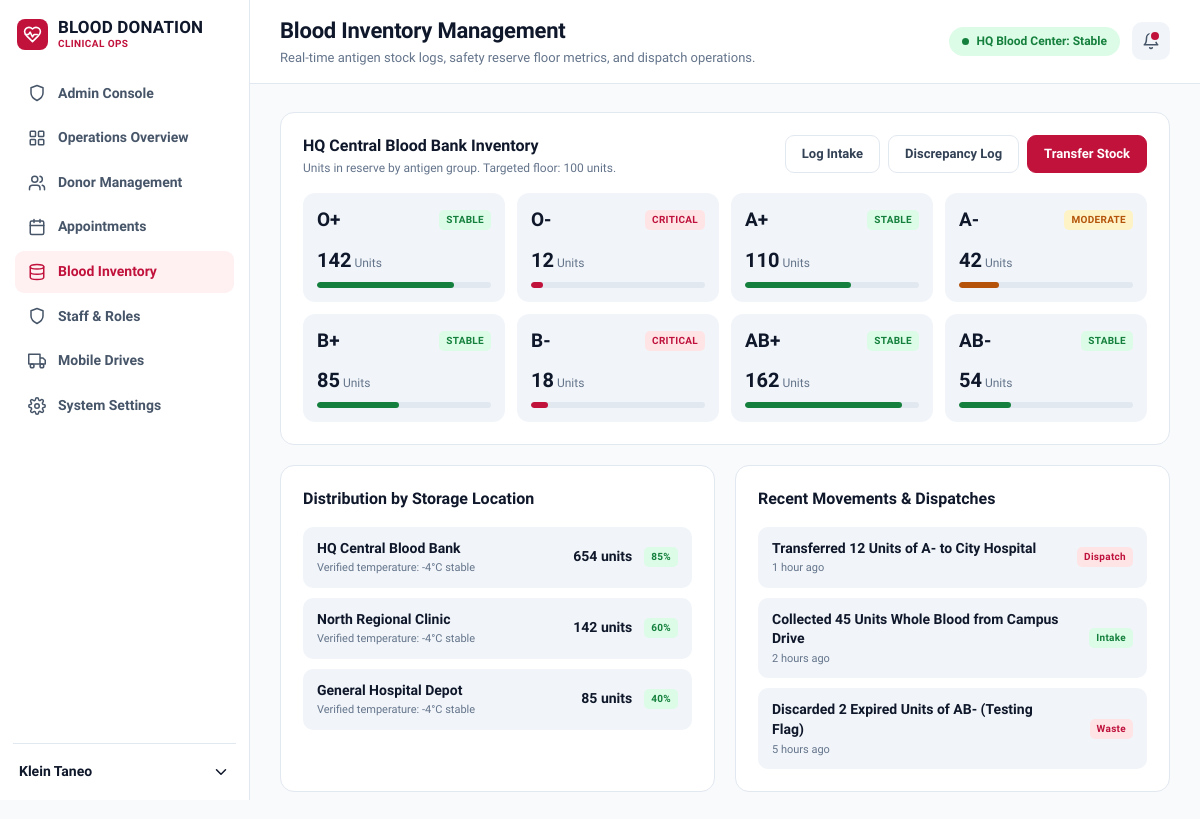
The app's page /inventory.php (signed in) with its own data.
### tables this page shows
CREATE TABLE users (
  id INT AUTO_INCREMENT PRIMARY KEY,
  name VARCHAR(100) NOT NULL,
  email VARCHAR(150) NOT NULL UNIQUE,
  password_hash VARCHAR(255) NOT NULL,
  role VARCHAR(60) NOT NULL DEFAULT 'Triage Nurse',
  facility VARCHAR(80) NOT NULL DEFAULT 'HQ Central Center',
  access_level VARCHAR(60) NOT NULL DEFAULT 'Pre-screening',
  status ENUM('Active','Pending','Suspended') NOT NULL DEFAULT 'Pending',
  avatar VARCHAR(100) NULL,
  created_at TIMESTAMP DEFAULT CURRENT_TIMESTAMP
);

CREATE TABLE blood_inventory (
  blood_type ENUM('O+','O-','A+','A-','B+','B-','AB+','AB-') PRIMARY KEY,
  units INT NOT NULL DEFAULT 0
);

CREATE TABLE storage_locations (
  id INT AUTO_INCREMENT PRIMARY KEY,
  name VARCHAR(80) NOT NULL,
  units INT NOT NULL DEFAULT 0,
  capacity_pct TINYINT NOT NULL DEFAULT 0,
  temperature VARCHAR(40) NOT NULL DEFAULT '-4°C stable'
);

CREATE TABLE inventory_movements (
  id INT AUTO_INCREMENT PRIMARY KEY,
  description VARCHAR(255) NOT NULL,
  type ENUM('Dispatch','Intake','Waste') NOT NULL,
  blood_type VARCHAR(4) NULL,
  units INT NOT NULL DEFAULT 0,
  created_at TIMESTAMP DEFAULT CURRENT_TIMESTAMP
);

### inventory.php (the view, shortened to what this page needs)
<?php
require __DIR__ . '/config.php';
require __DIR__ . '/includes/layout.php';
$u = require_login();
$inv = q('SELECT blood_type, units FROM blood_inventory ORDER BY FIELD(blood_type,"O+","O-","A+","A-","B+","B-","AB+","AB-")')->fetchAll();
$locs = q('SELECT * FROM storage_locations ORDER BY id')->fetchAll();
$moves = q('SELECT * FROM inventory_movements ORDER BY created_at DESC, id DESC LIMIT 8')->fetchAll();
$mc = ['Dispatch' => 'critical', 'Intake' => 'stable', 'Waste' => 'critical'];
function stock_form(string $action, string $detailLabel, string $btn, string $ph): void { ?>
  </form><?php }
app_start('Blood Inventory Management', 'Real-time antigen stock logs, safety reserve floor metrics, and dispatch operations.', 'inventory');
?>
<div class="card">
  <div class="card-head"><div><h2>HQ Central Blood Bank Inventory</h2><p class="muted">Units in reserve by antigen group. Targeted floor: <?= e(setting('inventory_floor')) ?> units.</p></div>
    <div class="btns"><button class="btn" data-open="intakeModal">Log Intake</button><button class="btn" data-open="discModal">Discrepancy Log</button><button class="btn primary" data-open="transferModal">Transfer Stock</button></div></div>
  <div class="inv-grid g4">
    <?php foreach ($inv as $r): [$lab, $cls] = stock_status((int)$r['units']); ?>
    <div class="inv"><div class="inv-top"><b><?= e($r['blood_type']) ?></b><span class="tag <?= $cls ?>"><?= $lab ?></span></div>
      <div class="inv-n"><b><?= (int)$r['units'] ?></b> Units</div>
      <div class="bar <?= $cls ?>"><i style="width:<?= min(100, round($r['units'] / 180 * 100)) ?>%"></i></div></div>
    <?php endforeach; ?>
  </div>
</div>
<div class="grid2 even">
  <div class="card"><div class="card-head"><h2>Distribution by Storage Location</h2></div>
    <?php foreach ($locs as $l): ?>
    <div class="row-item"><div><b><?= e($l['name']) ?></b><small>Verified temperature: <?= e($l['temperature']) ?></small></div>
      <span class="grow"></span><b><?= number_format($l['units']) ?> units</b><span class="tag stable"><?= (int)$l['capacity_pct'] ?>%</span></div>
    <?php endforeach; ?></div>
  <div class="card"><div class="card-head"><h2>Recent Movements &amp; Dispatches</h2></div>
    <?php foreach ($moves as $m): ?>
    <div class="row-item"><div><b class="plain"><?= e($m['description']) ?></b><small><?= e(time_ago($m['created_at'])) ?></small></div>
      <span class="grow"></span><span class="tag <?= $mc[$m['type']] ?>"><?= e($m['type']) ?></span></div>
    <?php endforeach; if (!$moves) echo '<p class="muted">No movements recorded.</p>'; ?></div>
</div>
<?php modal_start('transferModal', 'Transfer Stock'); stock_form('transfer', 'Destination', 'Transfer', 'e.g. City Hospital'); modal_end();
app_end();

### includes/layout.php (shortened to what this page needs)
<?php
function head_tags(string $title): string {
    return '<!DOCTYPE html><html lang="en"><head><meta charset="utf-8">'
        . '<meta name="viewport" content="width=device-width, initial-scale=1">'
        . '<title>' . e($title) . ' · ' . APP_NAME . '</title>'
        . '<link rel="preconnect" href="https://fonts.googleapis.com"><link rel="preconnect" href="https://fonts.gstatic.com" crossorigin>'
        . '<link href="https://fonts.googleapis.com/css2?family=Hanken+Grotesk:wght@400;500;600;700;800&display=swap" rel="stylesheet">'
        . '<link rel="stylesheet" href="assets/css/style.css"></head>';
}
function brand(bool $sub = false): string {
    return '<div class="brand"><span class="logo">' . icon('heart') . '</span><span><b>BLOOD DONATION</b>'
        . ($sub ? '<small>CLINICAL OPS</small>' : '') . '</span></div>';
}
function app_start(string $title, string $sub, string $active): void {
    $u = user();
    $nav = [
        'dashboard' => ['Operations Overview', 'grid'], 'donors' => ['Donor Management', 'users'],
        'appointments' => ['Appointments', 'calendar'], 'inventory' => ['Blood Inventory', 'database'],
        'staff' => ['Staff & Roles', 'shield'], 'drives' => ['Mobile Drives', 'truck'],
        'settings' => ['System Settings', 'settings'],
    ];
    if ($u && is_admin($u)) $nav = ['admin' => ['Admin Console', 'shield']] + $nav;
    $crit = (int)q('SELECT COUNT(*) FROM blood_inventory WHERE units < ?', [(int)setting('critical_below', '25')])->fetchColumn();
    echo head_tags($title) . '<body><div class="shell">';
    echo '<aside class="sidebar" id="sidebar">' . brand(true) . '<nav>';
    foreach ($nav as $k => [$label, $ic]) {
        echo '<a href="' . $k . '.php" class="' . ($active === $k ? 'active' : '') . '">' . icon($ic) . '<span>' . e($label) . '</span></a>';
    }
    echo '</nav><details class="usermenu"><summary><span>' . e($u['name']) . '</span>' . icon('chev') . '</summary>'
        . '<a href="logout.php">Log out</a></details></aside>';
    echo '<div class="overlay" id="overlay"></div><div class="main"><header class="topbar">'
        . '<button class="menu-btn" id="menuBtn" aria-label="Open menu">' . icon('menu') . '</button>'
        . '<div class="ttl"><h1>' . e($title) . '</h1><p>' . e($sub) . '</p></div>'
        . '<div class="tools"><span class="pill ok"><i></i>HQ Blood Center: ' . ($crit >= 3 ? 'Alert' : 'Stable') . '</span>'
        . '<a class="iconbtn' . ($crit ? ' dot' : '') . '" href="dashboard.php" aria-label="Alerts">' . icon('bell') . '</a></div></header>'
        . '<section class="content">' . flash_html();
}
function app_end(): void { echo '</section></div></div><script src="assets/js/app.js"></script></body></html>'; }

### records on screen
users: name "Klein Taneo"
blood_inventory: blood_type "O+", lab "STABLE", units "142"
blood_inventory: blood_type "O-", lab "CRITICAL", units "12"
blood_inventory: blood_type "A+", lab "STABLE", units "110"
blood_inventory: blood_type "A-", lab "MODERATE", units "42"
blood_inventory: blood_type "B+", lab "STABLE", units "85"
blood_inventory: blood_type "B-", lab "CRITICAL", units "18"
blood_inventory: blood_type "AB+", lab "STABLE", units "162"
blood_inventory: blood_type "AB-", lab "STABLE", units "54"
storage_locations: name "HQ Central Blood Bank", temperature "-4°C stable", units "654", capacity_pct "85"
storage_locations: name "North Regional Clinic", temperature "-4°C stable", units "142", capacity_pct "60"
storage_locations: name "General Hospital Depot", temperature "-4°C stable", units "85", capacity_pct "40"
inventory_movements: description "Transferred 12 Units of A- to City Hospital", created_at "1 hour ago", type "Dispatch"
inventory_movements: description "Collected 45 Units Whole Blood from Campus Drive", created_at "2 hours ago", type "Intake"
inventory_movements: description "Discarded 2 Expired Units of AB- (Testing Flag)", created_at "5 hours ago", type "Waste"

### other values on screen
$label "Admin Console"
$label "Operations Overview"
$label "Donor Management"
$label "Appointments"
$label "Blood Inventory"
$label "Staff & Roles"
$label "Mobile Drives"
$label "System Settings"
$title "Blood Inventory Management"
$sub "Real-time antigen stock logs, safety reserve floor metrics, and dispatch operations."
setting('inventory_floor') "100"
